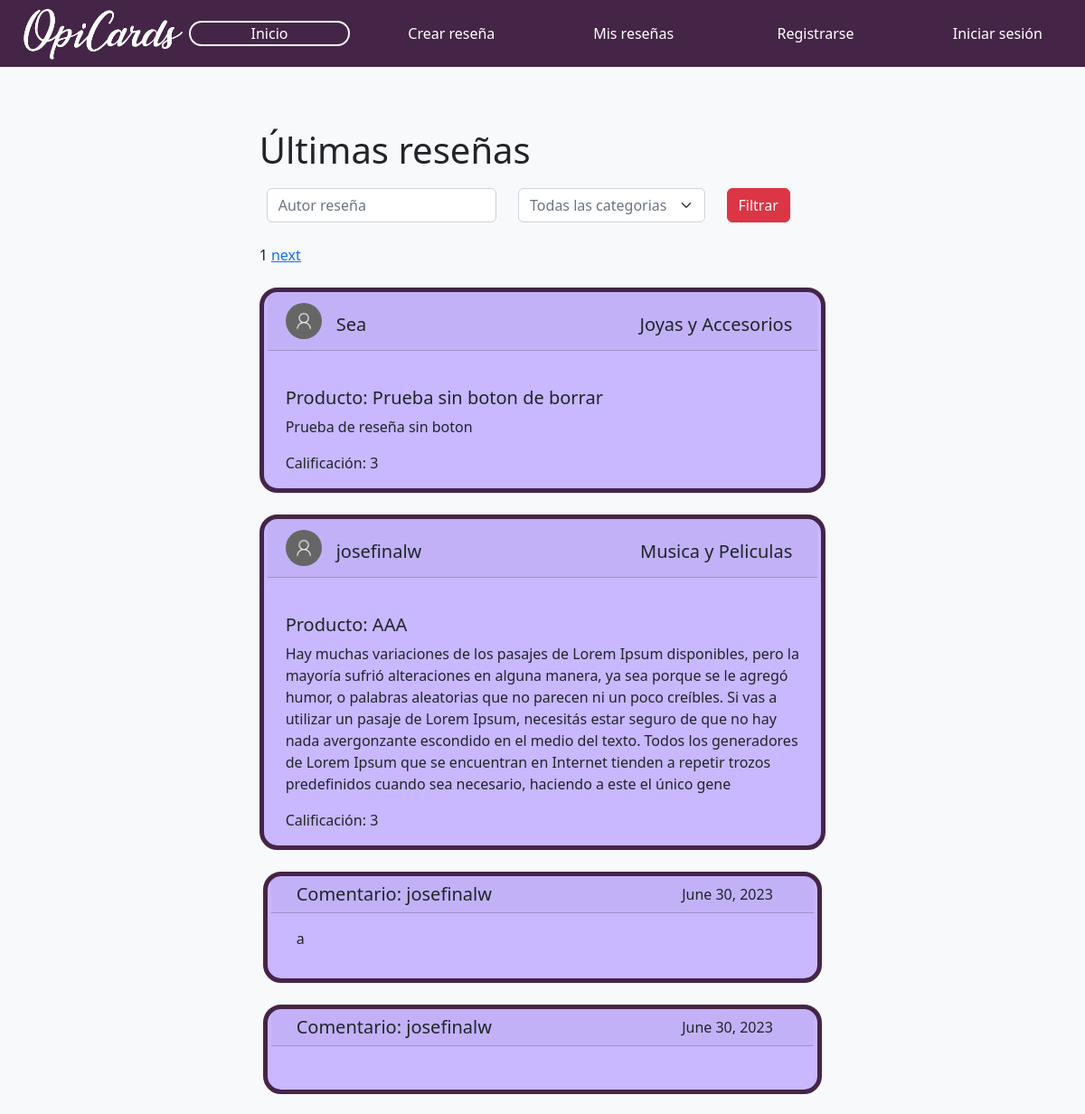
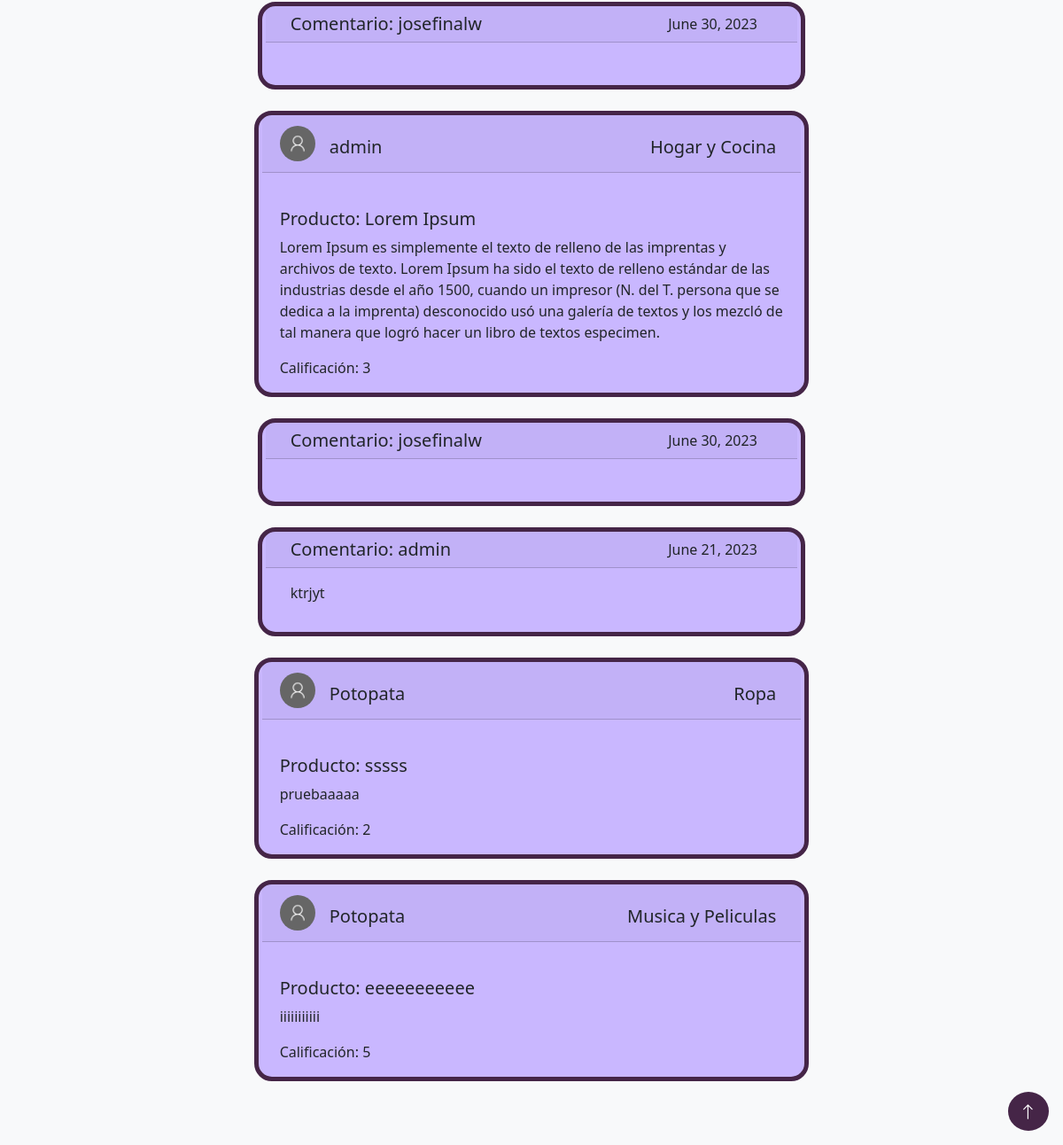
The app's page /ShowReviews/, older data (2 pictures, top to bottom).
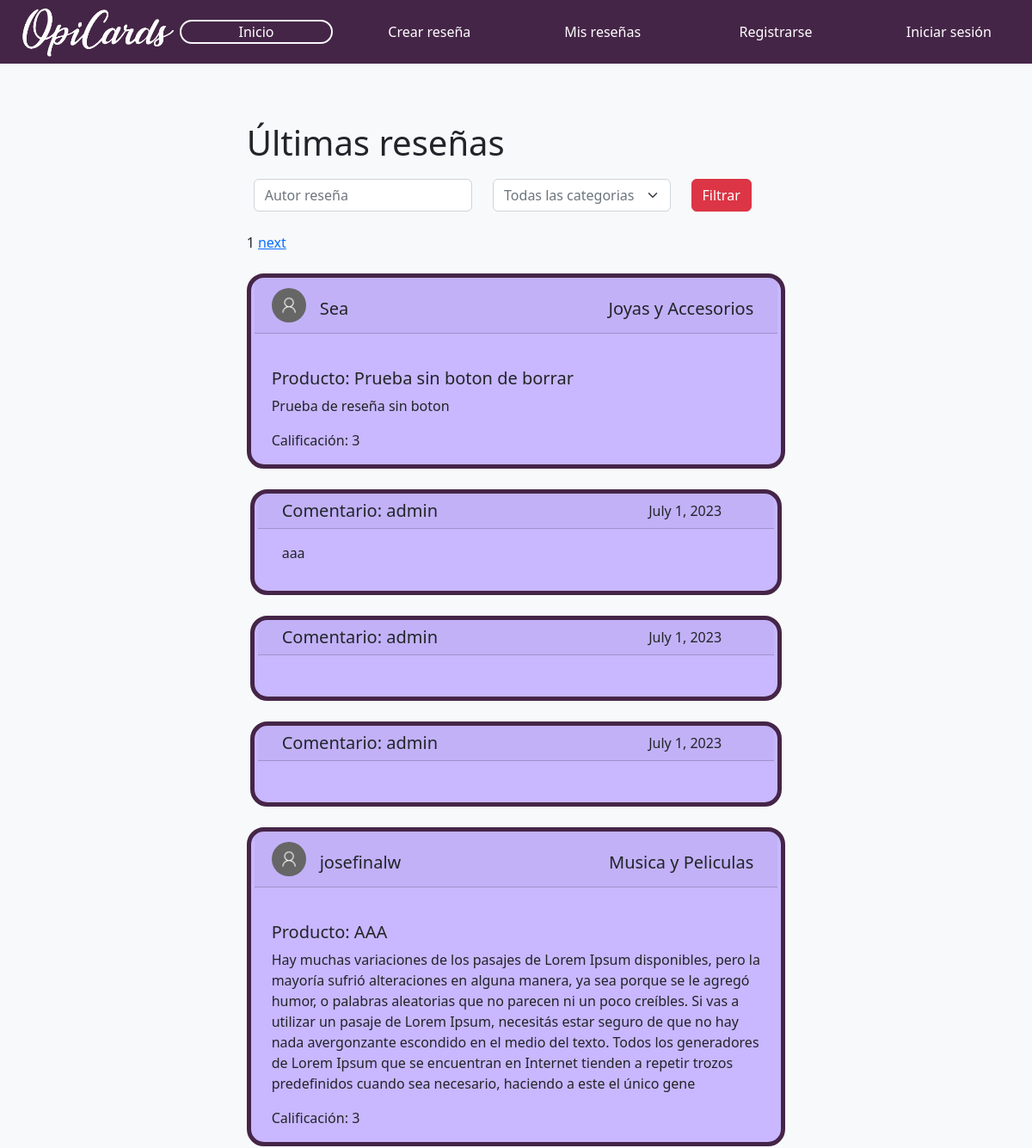
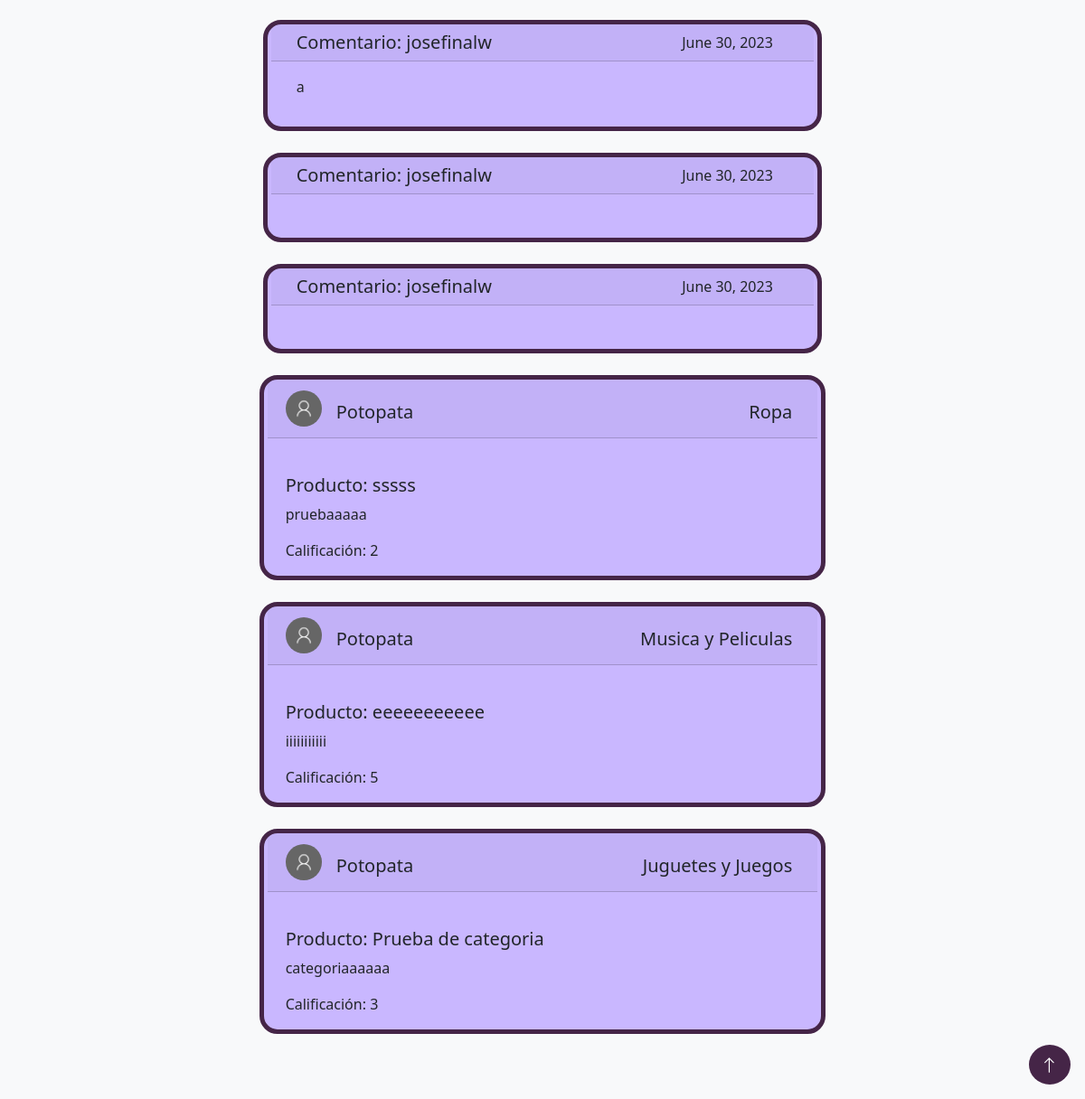
The same page, newer data (2 pictures, top to bottom).
### reviews/models.py (models this page shows, shortened)
class Review(models.Model):  # Todolist able name that inherits models.Model
    product_name = models.CharField(max_length=100)# autodesc
    category = models.CharField(max_length=50,  blank=True, null=True)
    content =	models.TextField(max_length=500)# donde se obtuvo, es un alimento, herramienta, etc. como se utiliza, precio
    creation_date = models.DateField(default=timezone.now().strftime("%Y-%m-%d"))# autodesc
    CATEGORIES = [
       (1, "ONE_STAR"),
       (2, "TWO_STARS"),
       (3, "THREE_STARS"),
       (4, "FOUR_STARS"),
       (5, "FIVE_STARS"),
    ]
    punctuation = models.IntegerField(choices=CATEGORIES, default=CATEGORIES[2][1], help_text="Puntuación")
    likes = models.IntegerField(null=True, default=0)
    dislikes = models.IntegerField(null=True, default=0)
    author_nickname =  models.ForeignKey(User, blank=True, null=True, on_delete=models.CASCADE)# autodesc
    object_image = models.ImageField(null=True, blank=True, upload_to="review_images/")

class User(AbstractUser):
   birthdate = models.DateField(null=True, blank=True)
   country = models.CharField(max_length=50,  blank=True, null=True)

class Comments(models.Model):
    id_review = models.ForeignKey(Review, default="general", on_delete=models.CASCADE)
    username = models.ForeignKey(User, default="general", on_delete=models.CASCADE)
    creation_date = models.DateField(default=timezone.now().strftime("%Y-%m-%d"))# autodesc
    content =	models.TextField(max_length=500, null=False, blank=False, default="No comment")

### reviews/views.py (the view)
# urls.py: path('ShowReviews/', views.ShowReviews, name='ShowReviews'),
def ShowReviews(request):
        all_reviews = Review.objects.order_by('-id')
        paginator = Paginator(all_reviews, 5)
        page_number = request.GET.get('page')
        page_obj = paginator.get_page(page_number)
        print(page_obj)
        comments=[]
        for objects in all_reviews:
             last_five_comments= Comments.objects.filter(id_review=objects).order_by('-id')[:3]
             comments+=last_five_comments
        filterForm = FilterAllReviews()
        return render(request, 'reviews/showReview.html', {'filterForm':filterForm, 'page_obj': page_obj, 'categories': categories,'comments': comments})

### reviews/forms.py
class FilterAllReviews(forms.Form):
        username = forms.CharField(label="Autor reseña", required=False, widget=forms.TextInput(attrs={'placeholder':'Autor reseña', 'class': 'form-control'}))
        choices = [("0", "Todas las categorias")]
        choices += [(category['id'], category['name']) for category in categories]
        category = forms.ChoiceField(label='Select a country', widget=forms.Select(attrs={'class': 'form-select text-muted'}), choices=choices,  required=True)

### reviews/templates/reviews/showReview.html (shortened to what this page needs)
<!DOCTYPE html>
{% load static %}
<html lang="en">
<head>
    <link href="https://cdn.jsdelivr.net/npm/bootstrap@5.2.0/dist/css/bootstrap.min.css" rel="stylesheet"></head>
    <link rel="stylesheet" type="text/css" href="{% static 'reviews/styles.css' %}">
</head>
<body>
    {% block content %}
    <nav class="navbar-expand fixed-top" >
        <div class="p-2 morado-oscuro container-fluid">
          <div class="row row-cols-auto text-center d-flex align-items-center">
            {% if user.is_authenticated %}
            <div class="col-3">
              <a class="text-white navbar-brand" href="{% url 'ShowReviews' %}"><img src="{% static 'reviews/opicards.png' %}" width="180" height="58"></img></a>
            </div>
            {%else%}
            <div class="col-2">
              <a class="text-white navbar-brand" href="{% url 'ShowReviews' %}"><img class="mx-3" src="{% static 'reviews/opicards.png' %}" width="180" height="58"></img></a>
              </div>
            {%endif%}
              <div class="col-2">
                <a class="text-white nav-link border border-2 border-light rounded-pill" href="{% url 'ShowReviews' %}">Inicio</a>
              </div>
              <div class="col-2">
                  <a class="text-white nav-link" href="{% url 'CreateReview' %}">Crear reseña</a>
              </div>
              <div class="col-2">
                <a class="text-white nav-link" href="{% url 'myReviews' %}">Mis reseñas</a>
              </div>
              {% if user.is_authenticated %}
            <div class="col-3">
                <a class="text-white nav-link" href="{% url 'logout' %}">Cerrar sesión</a>
              </div>
            {%else%}
            <div class="col-2">
              <a class="text-white nav-link" href="{% url 'register_user' %}">Registrarse</a>
            </div>
            <div class="col-2">
                <a class="text-white nav-link" href="{% url 'login' %}">Iniciar sesión</a>
              </div>
            {%endif%}
          </div>
        </div>
      </nav>
      <div id="top" class="bg-light container-fluid min-vh-100 contenido pt-5">
        <div class="row row-cols-auto">
          {% if user.is_authenticated %}
          <div class="col-2 morado-oscuro contenido2 py-3">
          <div class="h-100 border border-2 rounded border-light">
            <div class="row p-5 justify-content-center">
              <img src="{% static 'reviews/user.png' %}" class="rounded-circle img-fluid">
            </div>
            <div class="row text-white text-center m-1">
              <div class="pb-2 fs-4">Mi perfil</div>
              <div class="container-fluid justify-content-center">
                <div style="font-size: 12px;" class="row row-cols-1">
                  <div class="col mt-2">{{ user.first_name }}</div>
                  <div class="col mt-2">{{ user.last_name }}</div>
                  <div class="col mt-2">{{ user.username }}</div>
                  <div class="col mt-2">{{ user.email }}</div>
                  <div class="col mt-2">{{ user.birthdate }}</div>
                  <div class="col mt-2">{{ user.country }}</div>
                </div>
              </div>
            </div>
          </div>
          </div>
          {%else%}
          <div class="col-1 contenido2 py-3"></div>
          {%endif%}
          <div class="col-10 bg-light">
            <div class="container-fluid contenido">
        <div class="row row-cols-auto min-vh-100 mb-5">
          <div class="col-2">
          </div>
          <div class="col-8">
            <div class="pb-1 fs-1">Últimas reseñas</div>
            <div class="p-2 mb-3">
              <form class="d-flex flex-row" action="{% url 'filterAllReviews' %}" method="post">
              <div class="col-5">
                  {{filterForm.username}}
              </div>
              <div class="col-5 px-4">
                {{filterForm.category}}
              </div>
              <div class="col">
                <input class="btn btn-danger" type="submit" value="Filtrar">
              </div>
            </form>
            </div>
            <div class="card-text">
              <span class="card-text">
                  <span class="card-text">{{ page_obj.number }}</span>
                  {% if page_obj.has_next %}
                      <a href="?page={{ page_obj.next_page_number }}">next</a>
                  {% endif %}
              </span>
            </div>
            {% for obj in page_obj  %}
                <div class="card borde morado-claro my-4">
                  <div class="row row-cols-auto card-header mx-1">
                    <div class="col-1 p-1 justify-content-center">
                      <img src="{% static 'reviews/user.png' %}" class="rounded-circle img-fluid">
                    </div>
                    <h5 class="col-4 mt-3 h-100">{{ obj.author_nickname }}</h5>
                    {% for category in categories %}
                      {% if category.id == obj.category %}
                      <h5 style="text-align: right;" class="col-7 h-100 mt-3 card-title justify-content-right">{{ category.name }}</h5>
                      {% endif %}
                    {% endfor %}
                  </div>
                  <br>
                  <div class="row">
                    {% if obj.object_image %}
                    <div class="col-8">
                      <div class="card-body px-4">
                        <h5 class="card-text">Producto: {{ obj.product_name }}</h5>
                        <p class="card-text">{{ obj.content }}</p>
                        <p class="card-text">Calificación: {{ obj.punctuation }}</p>
                      </div>
                    </div>
                    <div class="col-4 p-1 d-flex align-items-center">
                      <img src="{{ obj.object_image.url }}" width="200" height="200">
                    </div>
                    {% else %}
                    <div class="col">
                      <div class="card-body px-4">
                        <h5 class="card-text">Producto: {{ obj.product_name }}</h5>
                        <p class="card-text">{{ obj.content }}</p>
                        <p class="card-text">Calificación: {{ obj.punctuation }}</p>
                      </div>
                    </div>
                    {% endif %}
                  </div>
                </div>
                {% for com in comments %}
                  {%if com.id_review == obj%}
                  <div class="card px-3 borde morado-claro mx-1 my-4">
                    <div class="row row-cols-1 d-flex justify-content-center">
                        <div class="row card-header mx-1">
                            <div class="col-9">
                                <h5 class="card-text">Comentario: {{ com.username }}</h5>
                            </div>
                            <div class="col-3">
                                <p class="card-text">{{ com.creation_date }}</p>
                            </div>
                        </div>
                        <div class="row p-3">
                           <p class="card-text">{{ com.content }}</p>
                        </div>
                    </div>
                  </div>
                  {%endif%}
                {% endfor %}
                {% endfor %}
      </div>
          </div>
        </div>
    </div>
    {% endblock %}
</body>
<footer>
  <div class="bg-transparent fixed-bottom">
    <a class="btn rounded-circle morado-oscuro float-end m-3" href="#top">
      <svg xmlns="http://www.w3.org/2000/svg" width="20" height="30" fill="white" class="bi bi-arrow-up" viewBox="0 0 17 15">
        <path fill-rule="evenodd" d="M8 15a.5.5 0 0 0 .5-.5V2.707l3.146 3.147a.5.5 0 0 0 .708-.708l-4-4a.5.5 0 0 0-.708 0l-4 4a.5.5 0 1 0 .708.708L7.5 2.707V14.5a.5.5 0 0 0 .5.5z"/>
      </svg>
    </a>
  </div>
</footer>
</html>

### reviews/static/reviews/styles.css (style rules this page uses)
.borde { border-radius: 20px; border-style: solid; border-color: #452547; border-width: thick; }
.morado-oscuro { background-color:#452547; }
.morado-claro { background-color:#c9b7ff; }
.contenido { padding-top:88px; }
.contenido2 { margin-top:25px; }
.flex-row { margin: 0 auto; display: inline; }

Row changes from the older to the newer data that the page shows:
removed Review: author_nickname "admin", name "Hogar y Cocina", product_name "Lorem Ipsum", content "Lorem Ipsum es simplemente el texto de relleno de las imprentas y archivos de texto. Lorem Ipsum ha sido el texto de relleno estándar de las industrias desde el año 1500, cuando un impresor (N. del T. persona que se dedica a la imprenta) desconocido usó una galería de textos y los mezcló de tal manera que logró hacer un libro de textos especimen.", punctuation "3"
removed Comments: username "josefinalw", creation_date "June 30, 2023", shown under "admin"
removed Comments: username "admin", creation_date "June 21, 2023", content "ktrjyt"
added Comments: username "admin", creation_date "July 1, 2023", content "aaa", shown under Review "Prueba sin boton de borrar"
added Comments: username "admin", creation_date "July 1, 2023", shown under Review "Prueba sin boton de borrar"
added Comments: username "admin", creation_date "July 1, 2023", shown under Review "Prueba sin boton de borrar"
now on this page (row unchanged): Review: author_nickname "Potopata", name "Juguetes y Juegos", product_name "Prueba de categoria", content "categoriaaaaaa", punctuation "3"
